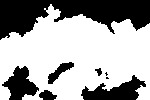
%> input picture assets/mapBaseOg.png, 150 x 100 px; the run also reads 3 pictures not shown here
$ octave battleship.m   (GNU Octave 9; MATLAB toolbox functions it lacks are replaced by stand-ins)
%> lines starting %> are read from the running program, lines starting %| are printed output that depends on the picture; in (x1, y1, x2, y2) boxes, pixels count from 0 and x2, y2 are one past the last pixel; in counts of white or black regions, pixels touching at a corner belong together; the program's own positions count from 1
tic
clear all;
close all;
clc

%% Environment configuration

% Load and process map
labB = imread('assets/mapBaseOg.png');
%> labB is the input picture: size 100x150x3 uint8; min 0, max 255, mean 163.4
labB = labB(:, :, 1) > 120;
%> labB: size 100x150 logical; 64.1% white; 8 black regions (2 under 20 px), largest, box (x1, y1, x2, y2) and area: (0, 0, 150, 40) 3472, (81, 75, 146, 100) 838, (2, 66, 39, 100) 690, (48, 62, 74, 84) 218, (39, 90, 57, 100) 123, (95, 68, 102, 76) 33

% Get map size
[m, n] = size(labB);
%> m = 100; n = 150

% Load and resize graphic map
labGraphic = imread('assets/mapBase.png');
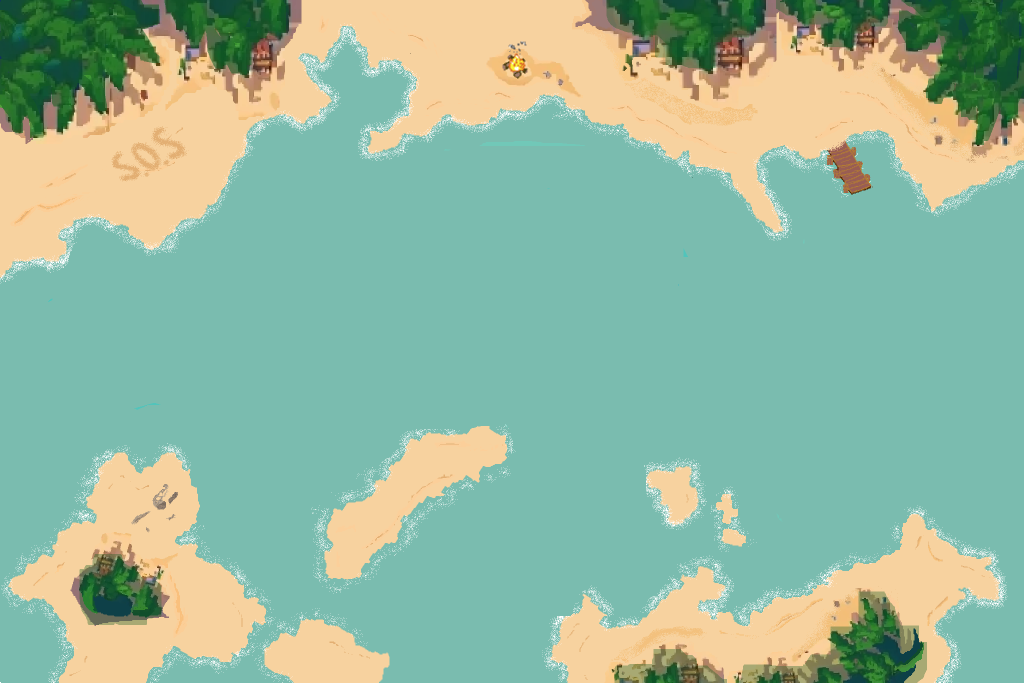
%> input picture assets/mapBase.png, 2048 x 1365 px (shown at 1/2 size)
%> labGraphic is the input picture: size 1365x2048x3 uint8; mean R, G, B 149.2, 184.6, 158.9
labGraphic = imresize(labGraphic, [m, n]);
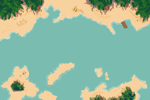
%> labGraphic: size 100x150x3 uint8; mean R, G, B 149.2, 184.6, 158.9

%% Agent's attributes

% Types and related colors
types = {'monitor', 'corvette', 'frigate', 'destroyer'};

%% Load sprites
sprites = struct();
sprites.monitor = imread('assets/monitor.png');
sprites.monitor = imresize(sprites.monitor, [6, 9]);
sprites.corvette = imread('assets/corvette.png');
sprites.corvette = imresize(sprites.corvette, [6, 9]);
sprites.frigate = imread('assets/frigate.png');
sprites.frigate = imresize(sprites.frigate, [6, 9]);
%> (the run ends here)
